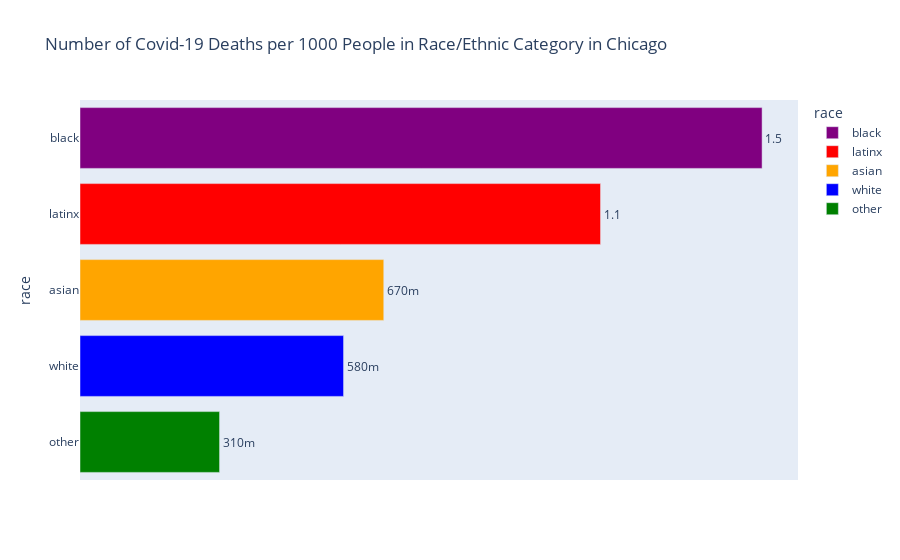

Notebook source saved alongside this figure:
### Code cell
#Bar Chart of the Number of COVID-19 Deaths Per Racial/Ethnic Category Per 1000 People in that Race/Ethnic Group in Chicago

deaths_per1000=covid_chicago_pop[['race','rel_deaths_per1000']]
deaths_per1000_sort = deaths_per1000.sort_values(by='rel_deaths_per1000', ascending = False)


import plotly.express as px
fig = px.bar(deaths_per1000_sort, x='rel_deaths_per1000', y='race', color='race', orientation='h',color_discrete_sequence=["purple", "red", "orange", "blue", "green"],
             title="Number of Covid-19 Deaths per 1000 People in Race/Ethnic Category in Chicago",
               text = deaths_per1000_sort["rel_deaths_per1000"]
    )
fig.update_layout(xaxis={'visible': False})
fig.update_traces(texttemplate='%{text:.2s}',textposition='outside')
fig.show()

### Figure 1 — Plotly figure (JSON) as saved in the notebook; plotly's stock layout.template omitted (floating-point values rounded to 4 significant figures)
{"data": [{"alignmentgroup": "True", "hovertemplate": "race=%{y}<br>rel_deaths_per1000=%{text}<extra></extra>", "legendgroup": "black", "marker": {"color": "purple"}, "name": "black", "offsetgroup": "black", "orientation": "h", "showlegend": true, "text": [1.498], "textposition": "outside", "texttemplate": "%{text:.2s}", "type": "bar", "x": [1.498], "xaxis": "x", "y": ["black"], "yaxis": "y"}, {"alignmentgroup": "True", "hovertemplate": "race=%{y}<br>rel_deaths_per1000=%{text}<extra></extra>", "legendgroup": "latinx", "marker": {"color": "red"}, "name": "latinx", "offsetgroup": "latinx", "orientation": "h", "showlegend": true, "text": [1.143], "textposition": "outside", "texttemplate": "%{text:.2s}", "type": "bar", "x": [1.143], "xaxis": "x", "y": ["latinx"], "yaxis": "y"}, {"alignmentgroup": "True", "hovertemplate": "race=%{y}<br>rel_deaths_per1000=%{text}<extra></extra>", "legendgroup": "asian", "marker": {"color": "orange"}, "name": "asian", "offsetgroup": "asian", "orientation": "h", "showlegend": true, "text": [0.6673], "textposition": "outside", "texttemplate": "%{text:.2s}", "type": "bar", "x": [0.6673], "xaxis": "x", "y": ["asian"], "yaxis": "y"}, {"alignmentgroup": "True", "hovertemplate": "race=%{y}<br>rel_deaths_per1000=%{text}<extra></extra>", "legendgroup": "white", "marker": {"color": "blue"}, "name": "white", "offsetgroup": "white", "orientation": "h", "showlegend": true, "text": [0.5789], "textposition": "outside", "texttemplate": "%{text:.2s}", "type": "bar", "x": [0.5789], "xaxis": "x", "y": ["white"], "yaxis": "y"}, {"alignmentgroup": "True", "hovertemplate": "race=%{y}<br>rel_deaths_per1000=%{text}<extra></extra>", "legendgroup": "other", "marker": {"color": "green"}, "name": "other", "offsetgroup": "other", "orientation": "h", "showlegend": true, "text": [0.3066], "textposition": "outside", "texttemplate": "%{text:.2s}", "type": "bar", "x": [0.3066], "xaxis": "x", "y": ["other"], "yaxis": "y"}], "layout": {"autosize": true, "barmode": "relative", "legend": {"title": {"text": "race"}, "tracegroupgap": 0}, "title": {"text": "Number of Covid-19 Deaths per 1000 People in Race/Ethnic Category in Chicago"}, "xaxis": {"anchor": "y", "autorange": true, "domain": [0, 1], "range": [0, 1.577], "title": {"text": "rel_deaths_per1000"}, "type": "linear", "visible": false}, "yaxis": {"anchor": "x", "autorange": true, "categoryarray": ["other", "white", "asian", "latinx", "black"], "categoryorder": "array", "domain": [0, 1], "range": [-0.5, 4.5], "title": {"text": "race"}, "type": "category"}}}
